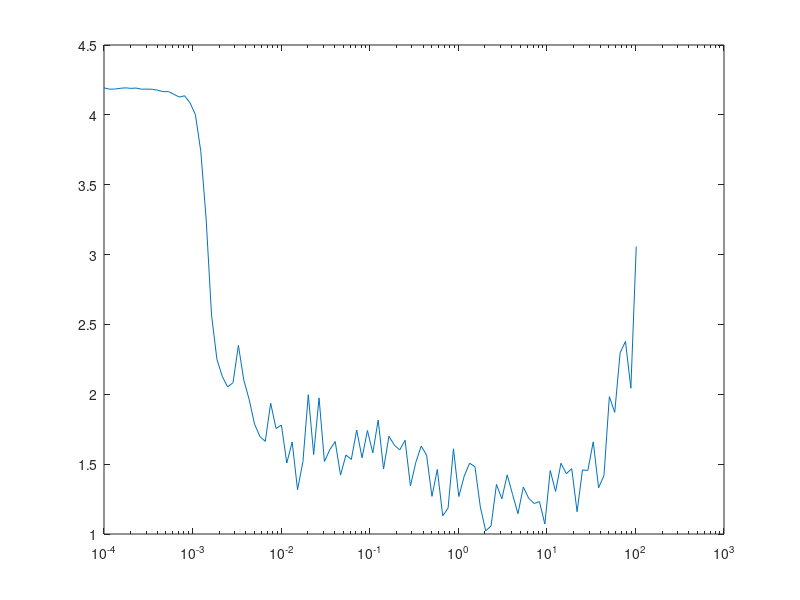
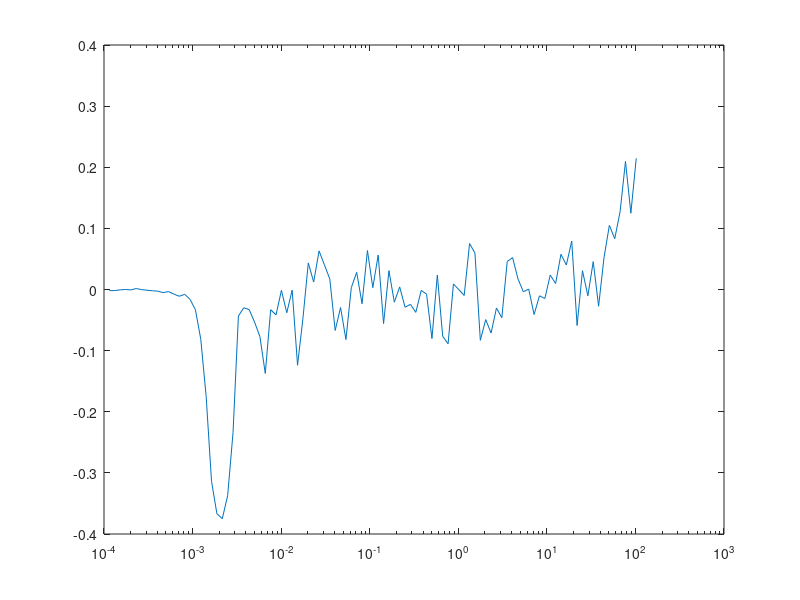

The MATLAB source for these figures, in order:
clear

t = 1:99;
lr = [0.000100
0.000115
0.000132
0.000152
0.000175
0.000201
0.000231
0.000266
0.000306
0.000352
0.000405
0.000465
0.000535
0.000615
0.000708
0.000814
0.000936
0.001076
0.001238
0.001423
0.001637
0.001882
0.002164
0.002489
0.002863
0.003292
0.003786
0.004354
0.005007
0.005758
0.006621
0.007614
0.008757
0.010070
0.011580
0.013318
0.015315
0.017612
0.020254
0.023292
0.026786
0.030804
0.035425
0.040739
0.046850
0.053877
0.061958
0.071252
0.081940
0.094231
0.108366
0.124621
0.143314
0.164811
0.189532
0.217962
0.250657
0.288255
0.331493
0.381217
0.438400
0.504160
0.579784
0.666751
0.766764
0.881779
1.014046
1.166152
1.341075
1.542237
1.773572
2.039608
2.345549
2.697381
3.101989
3.567287
4.102380
4.717737
5.425397
6.239207
7.175088
8.251351
9.489054
10.912412
12.549274
14.431665
16.596414
19.085877
21.948758
25.241072
29.027233
33.381317
38.388515
44.146792
50.768811
58.384133
67.141753
77.213016
88.794968
102.114213];

loss = [4.193185
4.183946
4.184561
4.189975
4.193369
4.189726
4.191809
4.183677
4.184298
4.183074
4.176251
4.166263
4.166487
4.146907
4.127688
4.136670
4.085684
4.002100
3.739269
3.253395
2.567220
2.251395
2.127435
2.052557
2.083397
2.350093
2.101871
1.962955
1.786614
1.697925
1.663388
1.936430
1.755457
1.779810
1.508225
1.658646
1.316995
1.517517
1.997150
1.569162
1.974387
1.518639
1.603496
1.662125
1.421654
1.565266
1.533762
1.744043
1.545503
1.740608
1.580460
1.815812
1.465210
1.699866
1.636967
1.601486
1.670604
1.344092
1.512825
1.629375
1.564483
1.269312
1.462480
1.130425
1.184826
1.609893
1.268288
1.413859
1.506473
1.482507
1.194267
1.022085
1.057992
1.354926
1.251843
1.423280
1.282834
1.145346
1.336331
1.255492
1.218547
1.231338
1.071302
1.454329
1.304285
1.506533
1.431682
1.467756
1.159601
1.458668
1.454928
1.659801
1.331022
1.419432
1.983366
1.870499
2.297372
2.378380
2.043599
3.056844];

sma = 1;
derivatives = (loss(1+sma:end) - loss(1:end-sma))/sma;
derivatives = filter(ones(1,5)/5,1,derivatives);
figure();
semilogx(lr, loss);
figure();
semilogx(lr(2:end), derivatives)
